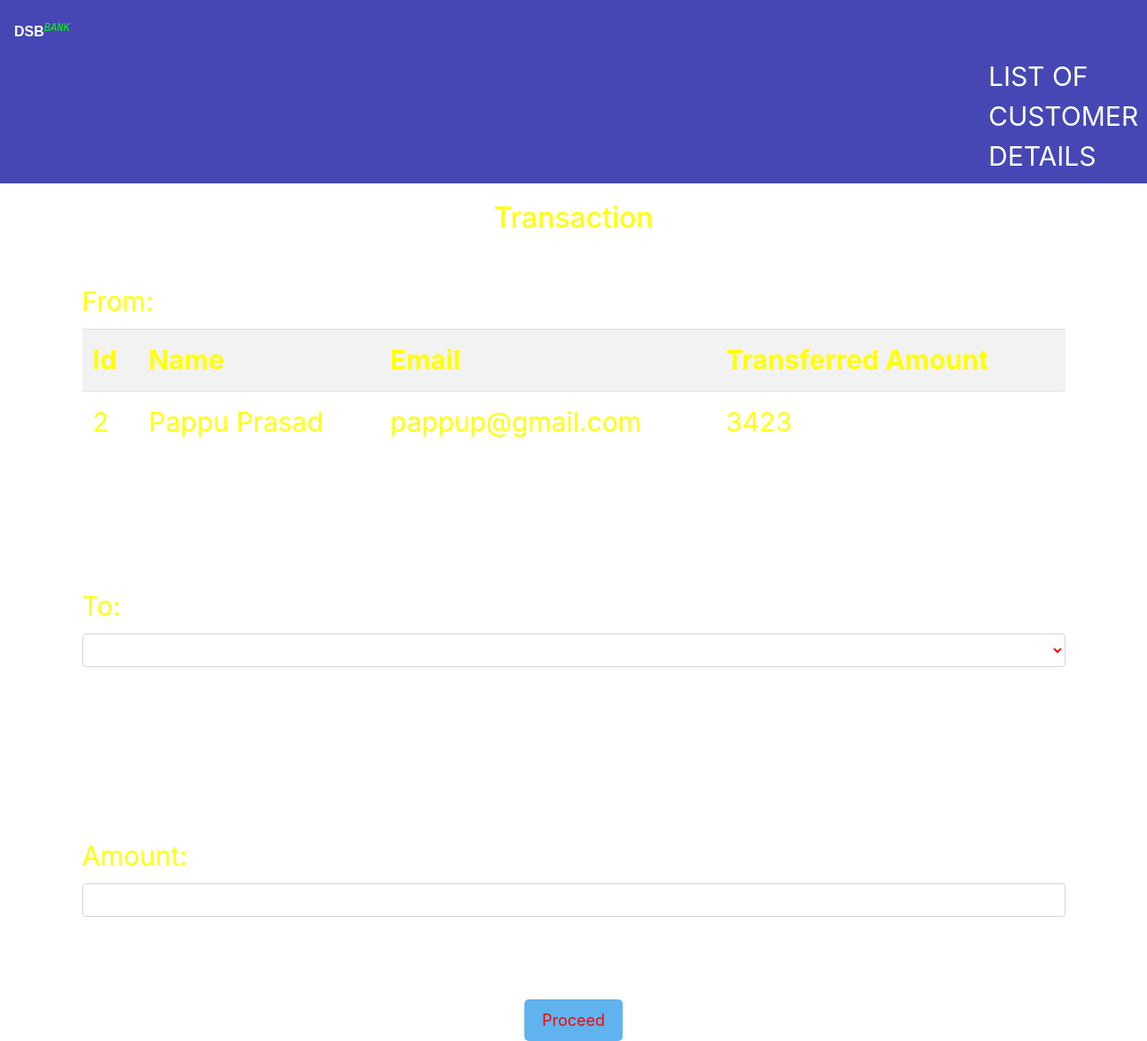
The page /transfer.php?id=2 on the database its author committed.
### tables this page shows
CREATE TABLE `users` (
  `id` int(11) NOT NULL,
  `name` varchar(50) NOT NULL,
  `email` varchar(50) NOT NULL,
  `credits` int(10) NOT NULL
);

### transfer.php (the view, shortened to what this page needs)
<!DOCTYPE html>
<html lang="en">
<head>
    <link rel="stylesheet" href="https://maxcdn.bootstrapcdn.com/bootstrap/4.0.0/css/bootstrap.min.css">
</head>
<body>
  <nav class="navbar navbar-light" style="background-color: #4646b5">
  <p class="logo-text"><b style="font-family: arial;">DSB</b><i><sup style="color: #00ff00; font-family:monospace;">BANK</sup></i><sub><small style="font-size: 30px; color: yellow;">
  <ul class="navbar-nav">
  <li class="list-customer">
  <a class="nav-link1" href="viewusers.php">LIST OF CUSTOMER DETAILS</a>
  </li>
  </ul>
  </nav>
    <div class="container divStyle">
        <h2>Transaction </h2>
            <?php
                include 'config.php';
                $sid=$_GET['id'];
                $sql = "SELECT * FROM  users where id=$sid";
                $query=mysqli_query($conn,$sql);
                $rows=mysqli_fetch_array($query);
            ?>
            <form method="post" name="tcredit" class="tabletext" ><br/>
        <label> From: </label><br/>
        <div>
            <table class="table roundedCorners  tabletext table-hover  table-striped table-condensed"  >
                <tr>
                    <th>Id</th>
                    <th>Name</th>
                    <th>Email</th>
                    <th> Transferred Amount</th>
                </tr>
                <tr>
                    <td><?php echo $rows['id'] ?></td>
                    <td><?php echo $rows['name'] ?></td>
                    <td><?php echo $rows['email'] ?></td>
                    <td><?php echo $rows['credits'] ?></td>
                </tr>
            </table>
        </div>
        <br/><br/><br/>
        <label>To:</label>
        <select class=" form-control"   name="to" style="margin-bottom:5%;" required>
            <option value="" disabled selected> </option>
            <?php
                include 'config.php';
                $sid=$_GET['id'];
                $sql = "SELECT * FROM users where id!=$sid";
                $query=mysqli_query($conn,$sql);
                while($rows = mysqli_fetch_array($query)) {
            ?>
                <option class="table text-center table-striped " value="<?php echo $rows['id'];?>" >
                </option>
            <?php
                }
            ?>
        </select> <br/><br/><br/>
            <label>Amount:</label>
            <input type="number" id="amm" class="form-control" name="amount" min="0" required  />  <br/><br/>
                <div class="text-center btn3" >
            <button class="button" name="submit" type="submit" id="myBtn">Proceed</button>
            </div>
        </form>
    </div>
</body>
</html>

### transfer.php (style rules this page uses)
.logo-text, .nav-link1 { color: white; padding-top: 15px; }
.list-customer { padding-left: 1100px; color:brown; }
.button { background-color: #60B3EE; border: none; color: red; padding: 10px 20px; text-align: center; text-decoration: none; display: inline-block; font-size: 18px; margin: 0px 2px; border-radius: 5px; }
h2 { text-align: center; margin-top: 20px; }
.form-control { color:red; }

### rows shown on the page
users: id "2", name "Pappu Prasad", email "pappup@gmail.com", credits "3423"
